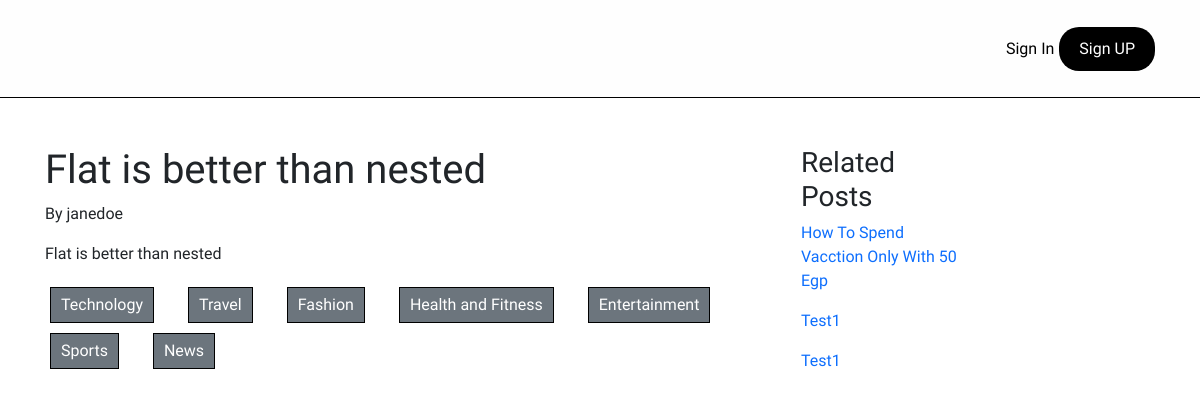
The page /blog/post/4 on the database its author committed.
### blog/models.py (models this page shows, shortened)
class Post(models.Model):
    title = models.CharField(max_length=120)
    content = models.TextField()
    published_at = models.DateTimeField(default=timezone.now)
    author = models.ForeignKey(User, on_delete=models.CASCADE)
    categories = models.ManyToManyField(Category, related_name='categories')
    image = models.ImageField(null=True, blank=True)
    likes = models.IntegerField(default=0)
    dislikes = models.IntegerField(default=0)
    class Meta:
        ordering = ['-likes','-published_at']

class Category(models.Model):
    title = models.CharField(max_length=255)

### blog/views.py (the view)
# urls.py: path('post/<int:id>', views.post_item, name='post-item'),
def post_item(request, id):
    post = get_object_or_404(Post, pk=id)
    categories = []
    for category in post.categories.all():
        categories.append(category.title)
    related_posts = Post.objects.filter(categories__title__in=categories).exclude(pk=id)[0:3]
    return render(request, "blog/post.html", {'post': post, 'related_posts': related_posts})

### blog/templates/blog/post.html (shortened to what this page needs)
{% extends 'base.html' %}
{% block content %}
<div class="container">
        <div class="row">
                <div class="col-sm-8">
                        <h1>{{ post.title }}</h1>
                        {% if request.user != post.author %}
                                <p      >By {{post.author.username}}</p>
                        {%endif%}
                        <p>{{post.content}}</p>
                        <div class="row mt-3">
                                {% for category in post.categories.all%}
                                <div class="col-auto">
                                        <a href="{% url 'post-by-category' category.id%}"
                                                class="category">{{category.title}}</a>
                                </div>
                                {%endfor%}
                        </div>
                </div>
                {% if related_posts%}
                <div class="col-sm-2">
                        <h3>Related Posts</h3>
                        {% for post in related_posts%}
                        <p><a href="{% url 'post-item' post.id%}" class="link-primary">{{post.title|title}}</a></p>
                        {%endfor%}
                </div>
                {% endif %}
        </div>
</div>
{% endblock content %}

### static/css/style.css (style rules this page uses)
* { box-sizing: border-box; padding: 0; margin: 0; }
body { background-color: #fff; font-family: 'Cairo', sans-serif; min-height: 100vh; }
a { text-decoration: none; }
.container { padding-left: 15px; padding-right: 15px; margin-left: auto; margin-right: auto; }
@media (min-width: 768px) { .container { width: 750px; } }
@media (min-width: 992px) { .container { width: 970px; } }
@media (min-width: 1200px) { .container { width: 1170px; } }
.container a.category { width: fit-content; display: inline-block; background-color: rgb(108, 117, 125); color: white; text-decoration: none; border: 1px solid black; padding: 5px 10px; margin: 5px; transition: 0.3s; -webkit-transition: 0.3s; -moz-transition: 0.3s; -ms-transition: 0.3s; -o-transition: 0.3s; }

### rows shown on the page
Post: title "Flat is better than nested", author.username "janedoe", content "Flat is better than nested"
Category: title "Technology"
Category: title "Travel"
Category: title "Fashion"
Category: title "Health and Fitness"
Category: title "Entertainment"
Category: title "Sports"
Category: title "News"
Post: title "How To Spend Vacction Only With 50 Egp"
Post: title "Test1"
